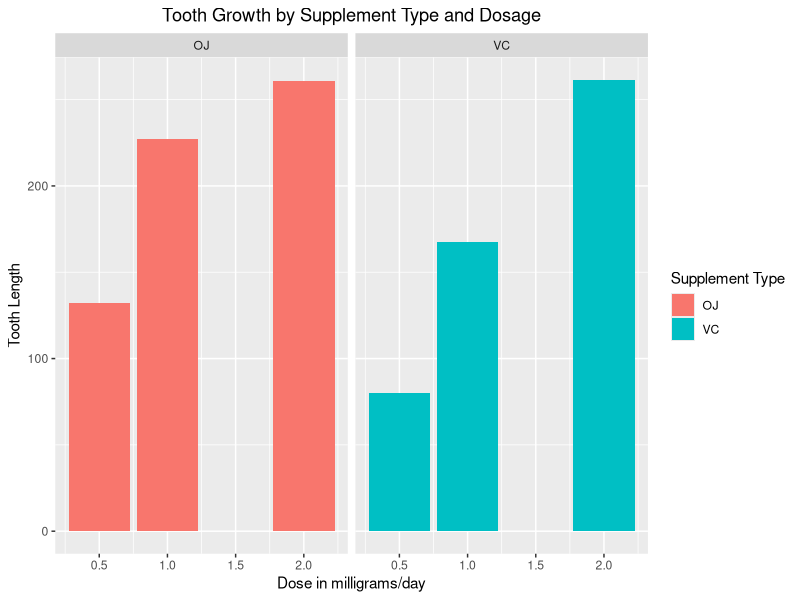
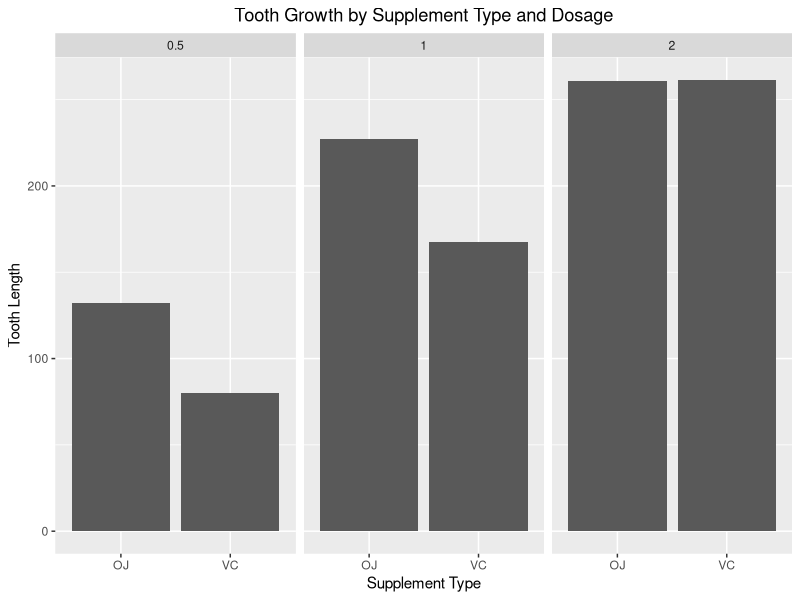

Reproduce these figures in R, in order.
## ---- chunk 1
knitr::opts_chunk$set(echo = TRUE)
library(datasets)
library(ggplot2)
## ---- chunk 2
library(datasets)
library(ggplot2)
## ---- chunk 3
datasets::ToothGrowth
ToothGrowth <- data.frame(datasets::ToothGrowth)
## ---- chunk 4
summary(ToothGrowth)
## ---- chunk 5
ggplot(data=ToothGrowth,aes(x=dose,y=len, fill=supp))  + geom_bar(stat = "identity") + 
  facet_grid(.~supp) + xlab("Dose in milligrams/day") + ylab("Tooth Length") + 
  guides(fill=guide_legend(title="Supplement Type")) +
  ggtitle("Tooth Growth by Supplement Type and Dosage") + theme(plot.title = element_text(hjust = 0.5))
## ---- chunk 6
ggplot(data=ToothGrowth,aes(x=supp,y=len))  + geom_bar(stat = "identity") + 
  facet_grid(.~dose) + xlab("Supplement Type") + ylab("Tooth Length") + 
  ggtitle("Tooth Growth by Supplement Type and Dosage") + 
  theme(plot.title = element_text(hjust = 0.5))
## ---- chunk 7
t <- t.test(ToothGrowth$len[ToothGrowth$supp=="OJ"], ToothGrowth$len[ToothGrowth$supp=="VC"], paired = FALSE, var.equal = FALSE)
t
## ---- chunk 8
t_1_0.5 <- t.test(ToothGrowth$len[ToothGrowth$dose==1], ToothGrowth$len[ToothGrowth$dose==0.5], paired = FALSE, var.equal = TRUE)
t_1_0.5
## ---- chunk 9
t_2_1 <- t.test(ToothGrowth$len[ToothGrowth$dose==2], ToothGrowth$len[ToothGrowth$dose==1], paired = FALSE, var.equal = TRUE)
t_2_1
## ---- chunk 10
t_2_0.5 <- t.test(ToothGrowth$len[ToothGrowth$dose==2], ToothGrowth$len[ToothGrowth$dose==0.5], paired = FALSE, var.equal = TRUE)
t_2_0.5
